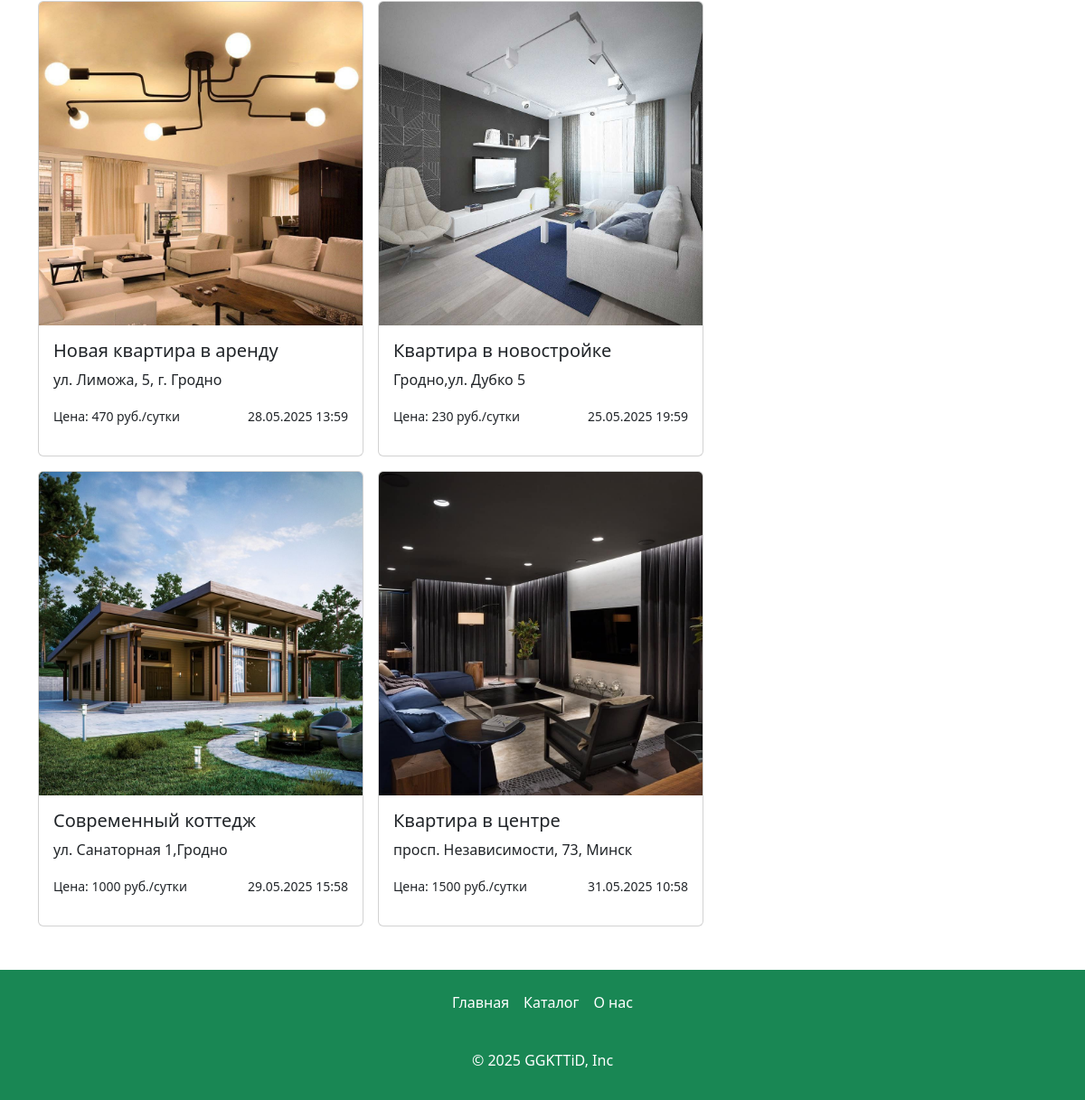
The app's page /catalog (lower part), older data.
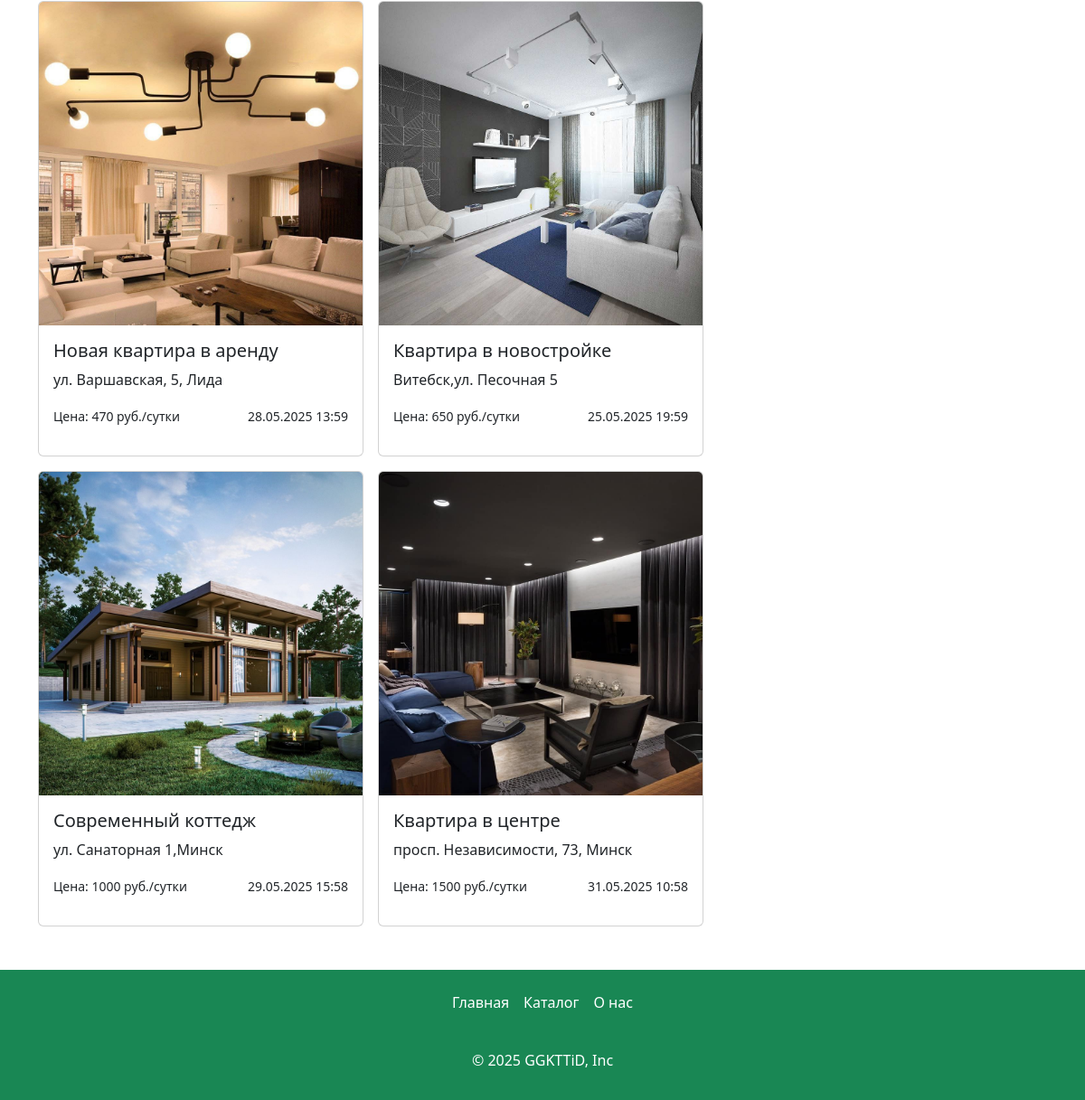
The same page, newer data.
### app.py (models this page shows, shortened)
class Articles(db.Model):
    id = db.Column(db.Integer,primary_key=True)
    title = db.Column(db.String(100))
    text = db.Column(db.Text)
    image_name = db.Column(db.String(100))
    category = db.Column(db.String(100))
    price = db.Column(db.Integer)
    floor = db.Column(db.Integer)
    entrance = db.Column(db.Integer)
    type_app = db.Column(db.String(100))
    address= db.Column(db.String(100))
    count_rooms = db.Column(db.Integer)
    hide = db.Column(db.Boolean, default=True)
    created_at = db.Column(db.DateTime, default=datetime.now)
    id_user = db.Column(db.Integer, db.ForeignKey('users.id'))
    orders = db.relationship('Orders', backref='article', lazy=True)
    images = db.relationship('Image', backref='article', lazy=True, cascade="all, delete-orphan")

### app.py (the view, shortened to what this page needs)
@app.route('/catalog')
def catalog():
    if request.method == 'GET':
        category = request.args.get('category')
        min_price = request.args.get('min_price')
        max_price = request.args.get('max_price')
        type_app = request.args.get('type_app')
        region = request.args.get('region')
        city = request.args.get('city')
        available_date_str = request.args.get('available_date')
        available_date = datetime.strptime(available_date_str, "%Y-%m-%d") if available_date_str else None
        count_rooms = request.args.get('room_type')
        min_price_all = db.session.query(func.min(Articles.price)).scalar()
        max_price_all = db.session.query(func.max(Articles.price)).scalar()
        query = Articles.query
        cities_by_region = {
            'Брестская область': ['Брест', 'Барановичи', 'Пинск', 'Кобрин', 'Берёза', 'Лунинец', 'Ивацевичи', 'Пружаны', 'Иваново', 'Дрогичин', 'Ганцевичи', 'Жабинка', 'Столин', 'Микашевичи', 'Белоозёрск', 'Малорита', 'Ляховичи', 'Каменец'],
            'Витебская область': ['Витебск', 'Орша', 'Новополоцк', 'Полоцк', 'Поставы', 'Глубокое', 'Лепель', 'Новолукомль', 'Городок', 'Барань', 'Толочин', 'Браслав', 'Чашники', 'Миоры', 'Дубровно', 'Докшицы', 'Верхнедвинск', 'Сенно'],
            'Гомельская область': ['Гомель', 'Мозырь', 'Жлобин', 'Светлогорск', 'Речица', 'Калинковичи', 'Рогачёв', 'Добруш', 'Житковичи', 'Хойники', 'Петриков', 'Ельск', 'Буда-Кошелёво', 'Наровля', 'Ветка', 'Чечерск', 'Октябрьский', 'Лельчицы'],
            'Гродненская область': ['Гродно', 'Лида', 'Слоним', 'Волковыск', 'Сморгонь', 'Новогрудок', 'Ошмяны', 'Щучин', 'Мосты', 'Берёзовка', 'Ивье', 'Дятлово', 'Скидель', 'Островец', 'Кореличи', 'Вороново', 'Зельва', 'Свислочь'],
            'Минская область': ['Минск', 'Борисов', 'Солигорск', 'Молодечно', 'Жодино', 'Слуцк', 'Вилейка', 'Дзержинск', 'Марьина Горка', 'Столбцы', 'Несвиж', 'Заславль', 'Фаниполь', 'Березино', 'Любань', 'Старые Дороги', 'Воложин', 'Узда', 'Копыль', 'Клецк', 'Червень', 'Смолевичи', 'Мядель'],
            'Могилевская область': ['Могилёв', 'Бобруйск', 'Горки', 'Осиповичи', 'Кричев', 'Быхов', 'Климовичи', 'Шклов', 'Костюковичи', 'Чаусы', 'Мстиславль', 'Белыничи', 'Кировск', 'Чериков', 'Славгород', 'Круглое', 'Кличев', 'Дрибин'],
            'Минск': ['Минск']
        }
        if category:
            query = query.filter(Articles.category == category)
        if min_price:
            query = query.filter(Articles.price >= int(min_price))
        if max_price:
            query = query.filter(Articles.price <= int(max_price))
        if type_app:
            query = query.filter(Articles.type_app == type_app)
        if available_date:
            query = query.filter(~Articles.orders.any(Orders.date == available_date))
        if count_rooms:
            if int(count_rooms) >= 4:
                query = query.filter(Articles.count_rooms >= int(count_rooms))
            else:
                query = query.filter(Articles.count_rooms == int(count_rooms))
        filtered_articles = query.all()
        return render_template("catalog.html",
            datetime=datetime,
            timedelta=timedelta,
            articles=filtered_articles,
            min_price_all=min_price_all,
            max_price_all=max_price_all,
            selected_region=region,
            selected_city=city
        )

### app.py (called while the page is built)
@app.context_processor
def inject_unread_messages():
    if 'name' in session:
        current_user = Users.query.filter_by(email=session['name']).first()
        unread_count = Messages.query.filter_by(recipient_id=current_user.id, is_read=False).count()
        return dict(unread_messages=unread_count)
    return dict(unread_messages=0)

@app.context_processor
def inject_user():
    def get_user_name():
        if 'name' in session:
            return Users.query.filter_by(email=session['name']).first()
    return dict(active_user=get_user_name())

@app.context_processor
def inject_unread_count():
    if 'name' in session:
        user = Users.query.filter_by(email=session['name']).first()
        if user:
            unread_count = Notification.query.filter_by(user_id=user.id, is_read=False).count()
            return dict(unread_notifications=unread_count)
    return dict(unread_notifications=0)

### templates/catalog.html (shortened to what this page needs)
{% extends 'base.html' %}
{% block main %}
  <main>
    <div class="container my-5">
      <div class="row">
        <div class="col-md-8">
          <div class="row g-3">
            {%if articles%}
            {%for article in articles%}
            {%if not article.hide or active_user.root == 1%}
            <div class="col-md-6">
              <a href="/card/{{article.id}}" class="card-link">
                <div class="card position-relative">
                  <img
                    src="./static/img/upload/{{article.image_name}}"
                    class="card-img-top"
                    alt="{{article.title}}"
                  />
                  <div class="card-body">
                    <h5 class="card-title">{{article.title}}</h5>
                    <p class="font-weight-bold">{{article.address}}</p>
                    <div class="d-flex justify-content-between">
                   <p><small>Цена: {{article.price}} руб./{%if article.type_app=="Посуточная"%}сутки{%else%}месяц{%endif%}</small></p>
                  <p><small>{{article.created_at.strftime('%d.%m.%Y %H:%M' )}}</small></p>
                  </div>
                  </div>
                </div>
              </a>
            </div>
            {%endif%}
            {%endfor%}
            {%else%}
              <p>Ничего не найдено!</p>
            {%endif%}
          </div>
        </div>
        <div class="col-md-4">
        </div>
      </div>
    </div>
  </main>
{% endblock %}

Row changes from the older to the newer data that the page shows:
changed Articles "Новая квартира в аренду": address "ул. Лиможа, 5, г. Гродно" → "ул. Варшавская, 5, Лида"
changed Articles "Квартира в новостройке": address "Гродно,ул. Дубко 5" → "Витебск,ул. Песочная 5"; price "230" → "650"
changed Articles "Современный коттедж": address "ул. Санаторная 1,Гродно" → "ул. Санаторная 1,Минск"
